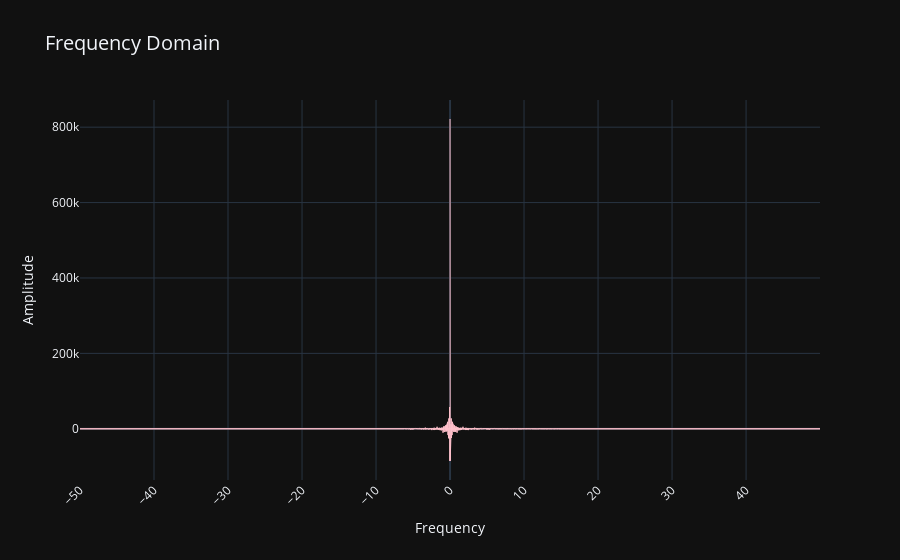

Notebook cell for this chart:
### Markdown cell above
**Step 1.6: Find out which are the highest frequencies used in Signal U. Save the highest frequency in variable `b_u`, having Hz as units.**

Hint: use Fourier transform, and find max frequency having a significant amplitude. There may be many frequencies with tiny amplitudes. Use some threshold to filter these out.

### Code cell
# Your code here
num_samples = signal_U_converted['value'].shape[0]
np_array = signal_U_converted['value'].to_numpy()

# Amplitude threshold
AMPLITUDE_THRESHOLD = 20e3

# Amplitude
yf = fft(np_array)

# Frequency
xf = fftfreq(num_samples, time_per_sample)
max_f = float('-inf')

plot_freq(yf.real, xf)

for idx in range(0, len(xf)):
    if(yf[idx] < AMPLITUDE_THRESHOLD):
        continue
    else:
        max_f = max( max_f, xf[idx] )

b_u = max_f

### Figure 1 — Plotly figure (JSON) as saved in the notebook; plotly's stock layout.template omitted (floating-point values rounded to 4 significant figures; data arrays with more than 128 entries replaced by an {"elided": "..."} marker saying what was removed)
{"data": [{"line": {"color": "pink", "dash": "solid", "width": 1}, "name": "Signal", "type": "scatter", "x": {"elided": "10000 float values"}, "y": {"elided": "10000 float values"}}], "layout": {"autosize": true, "title": {"font": {"size": 20}, "text": "Frequency Domain"}, "xaxis": {"autorange": true, "range": [-50, 49.99], "tickangle": -45, "title": {"text": "Frequency"}, "type": "linear"}, "yaxis": {"autorange": true, "range": [-135800.0, 872000.0], "title": {"text": "Amplitude"}, "type": "linear"}}}
